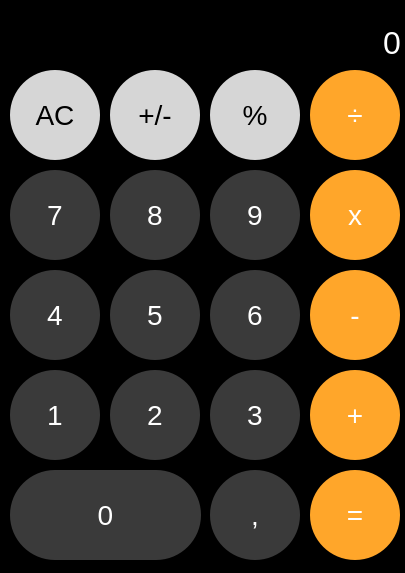
<?xml version="1.0" encoding="UTF-8"?>
<ui version="4.0">
 <class>MainWindow</class>
 <widget class="QMainWindow" name="MainWindow">
  <property name="geometry">
   <rect>
    <x>0</x>
    <y>0</y>
    <width>405</width>
    <height>573</height>
   </rect>
  </property>
  <property name="minimumSize">
   <size>
    <width>405</width>
    <height>573</height>
   </size>
  </property>
  <property name="maximumSize">
   <size>
    <width>405</width>
    <height>573</height>
   </size>
  </property>
  <property name="font">
   <font>
    <family>Arial</family>
    <weight>75</weight>
    <bold>true</bold>
   </font>
  </property>
  <property name="windowTitle">
   <string>Calculadora muito boa</string>
  </property>
  <property name="windowIcon">
   <iconset>
    <normaloff>icon.ico</normaloff>icon.ico</iconset>
  </property>
  <property name="styleSheet">
   <string notr="true">background-color: rgb(0, 0, 0);</string>
  </property>
  <widget class="QWidget" name="centralwidget">
   <widget class="QPushButton" name="btn7">
    <property name="geometry">
     <rect>
      <x>10</x>
      <y>170</y>
      <width>90</width>
      <height>90</height>
     </rect>
    </property>
    <property name="font">
     <font>
      <family>Arial</family>
      <pointsize>21</pointsize>
     </font>
    </property>
    <property name="styleSheet">
     <string notr="true">color: rgb(255, 255, 255);
background-color: rgb(58, 58, 58);
border-radius: 45%;</string>
    </property>
    <property name="text">
     <string>7</string>
    </property>
   </widget>
   <widget class="QPushButton" name="btn8">
    <property name="geometry">
     <rect>
      <x>110</x>
      <y>170</y>
      <width>90</width>
      <height>90</height>
     </rect>
    </property>
    <property name="font">
     <font>
      <family>Arial</family>
      <pointsize>21</pointsize>
     </font>
    </property>
    <property name="styleSheet">
     <string notr="true">color: rgb(255, 255, 255);
 background-color: rgb(58, 58, 58);
border-radius: 45%;</string>
    </property>
    <property name="text">
     <string>8</string>
    </property>
   </widget>
   <widget class="QPushButton" name="btn9">
    <property name="geometry">
     <rect>
      <x>210</x>
      <y>170</y>
      <width>90</width>
      <height>90</height>
     </rect>
    </property>
    <property name="font">
     <font>
      <family>Arial</family>
      <pointsize>21</pointsize>
     </font>
    </property>
    <property name="styleSheet">
     <string notr="true">color: rgb(255, 255, 255);
background-color: rgb(58, 58, 58);
border-radius: 45%;</string>
    </property>
    <property name="text">
     <string>9</string>
    </property>
   </widget>
   <widget class="QPushButton" name="btnMultiplicacao">
    <property name="geometry">
     <rect>
      <x>310</x>
      <y>170</y>
      <width>90</width>
      <height>90</height>
     </rect>
    </property>
    <property name="font">
     <font>
      <family>Arial</family>
      <pointsize>21</pointsize>
     </font>
    </property>
    <property name="styleSheet">
     <string notr="true">color: rgb(255, 255, 255); 
background-color: rgb(255, 166, 42);
 border-radius: 45%;</string>
    </property>
    <property name="text">
     <string>x</string>
    </property>
   </widget>
   <widget class="QPushButton" name="btnSubtracao">
    <property name="geometry">
     <rect>
      <x>310</x>
      <y>270</y>
      <width>90</width>
      <height>90</height>
     </rect>
    </property>
    <property name="font">
     <font>
      <family>Arial</family>
      <pointsize>21</pointsize>
     </font>
    </property>
    <property name="styleSheet">
     <string notr="true">color: rgb(255, 255, 255); 
background-color: rgb(255, 166, 42);
 border-radius: 45%;</string>
    </property>
    <property name="text">
     <string>-</string>
    </property>
   </widget>
   <widget class="QPushButton" name="btn5">
    <property name="geometry">
     <rect>
      <x>110</x>
      <y>270</y>
      <width>90</width>
      <height>90</height>
     </rect>
    </property>
    <property name="font">
     <font>
      <family>Arial</family>
      <pointsize>21</pointsize>
     </font>
    </property>
    <property name="styleSheet">
     <string notr="true">color: rgb(255, 255, 255);
background-color: rgb(58, 58, 58);
border-radius: 45%;</string>
    </property>
    <property name="text">
     <string>5</string>
    </property>
   </widget>
   <widget class="QPushButton" name="btn4">
    <property name="geometry">
     <rect>
      <x>10</x>
      <y>270</y>
      <width>90</width>
      <height>90</height>
     </rect>
    </property>
    <property name="font">
     <font>
      <family>Arial</family>
      <pointsize>21</pointsize>
     </font>
    </property>
    <property name="styleSheet">
     <string notr="true">color: rgb(255, 255, 255);
background-color: rgb(58, 58, 58);
border-radius: 45%;</string>
    </property>
    <property name="text">
     <string>4</string>
    </property>
   </widget>
   <widget class="QPushButton" name="btn6">
    <property name="geometry">
     <rect>
      <x>210</x>
      <y>270</y>
      <width>90</width>
      <height>90</height>
     </rect>
    </property>
    <property name="font">
     <font>
      <family>Arial</family>
      <pointsize>21</pointsize>
     </font>
    </property>
    <property name="styleSheet">
     <string notr="true">color: rgb(255, 255, 255);
background-color: rgb(58, 58, 58);
border-radius: 45%;</string>
    </property>
    <property name="text">
     <string>6</string>
    </property>
   </widget>
   <widget class="QPushButton" name="btnAdicao">
    <property name="geometry">
     <rect>
      <x>310</x>
      <y>370</y>
      <width>90</width>
      <height>90</height>
     </rect>
    </property>
    <property name="font">
     <font>
      <family>Arial</family>
      <pointsize>21</pointsize>
     </font>
    </property>
    <property name="styleSheet">
     <string notr="true">color: rgb(255, 255, 255); 
background-color: rgb(255, 166, 42);
 border-radius: 45%;</string>
    </property>
    <property name="text">
     <string>+</string>
    </property>
   </widget>
   <widget class="QPushButton" name="btn2">
    <property name="geometry">
     <rect>
      <x>110</x>
      <y>370</y>
      <width>90</width>
      <height>90</height>
     </rect>
    </property>
    <property name="font">
     <font>
      <family>Arial</family>
      <pointsize>21</pointsize>
     </font>
    </property>
    <property name="styleSheet">
     <string notr="true">color: rgb(255, 255, 255);
background-color: rgb(58, 58, 58);
border-radius: 45%;</string>
    </property>
    <property name="text">
     <string>2</string>
    </property>
   </widget>
   <widget class="QPushButton" name="btn1">
    <property name="geometry">
     <rect>
      <x>10</x>
      <y>370</y>
      <width>90</width>
      <height>90</height>
     </rect>
    </property>
    <property name="font">
     <font>
      <family>Arial</family>
      <pointsize>21</pointsize>
     </font>
    </property>
    <property name="toolTipDuration">
     <number>-1</number>
    </property>
    <property name="styleSheet">
     <string notr="true">color: rgb(255, 255, 255);
background-color: rgb(58, 58, 58);
border-radius: 45%;</string>
    </property>
    <property name="text">
     <string>1</string>
    </property>
   </widget>
   <widget class="QPushButton" name="btn3">
    <property name="geometry">
     <rect>
      <x>210</x>
      <y>370</y>
      <width>90</width>
      <height>90</height>
     </rect>
    </property>
    <property name="font">
     <font>
      <family>Arial</family>
      <pointsize>21</pointsize>
     </font>
    </property>
    <property name="styleSheet">
     <string notr="true">color: rgb(255, 255, 255);
background-color: rgb(58, 58, 58);
border-radius: 45%;</string>
    </property>
    <property name="text">
     <string>3</string>
    </property>
   </widget>
   <widget class="QPushButton" name="btnIgual">
    <property name="geometry">
     <rect>
      <x>310</x>
      <y>470</y>
      <width>90</width>
      <height>90</height>
     </rect>
    </property>
    <property name="font">
     <font>
      <family>Arial</family>
      <pointsize>21</pointsize>
     </font>
    </property>
    <property name="styleSheet">
     <string notr="true">color: rgb(255, 255, 255); 
background-color: rgb(255, 166, 42);
 border-radius: 45%;</string>
    </property>
    <property name="text">
     <string>=</string>
    </property>
   </widget>
   <widget class="QPushButton" name="btn0">
    <property name="geometry">
     <rect>
      <x>10</x>
      <y>470</y>
      <width>191</width>
      <height>90</height>
     </rect>
    </property>
    <property name="font">
     <font>
      <family>Arial</family>
      <pointsize>21</pointsize>
     </font>
    </property>
    <property name="styleSheet">
     <string notr="true">color: rgb(255, 255, 255);
background-color: rgb(58, 58, 58);
border-radius: 45%;</string>
    </property>
    <property name="text">
     <string>0</string>
    </property>
   </widget>
   <widget class="QPushButton" name="btnVirgula">
    <property name="geometry">
     <rect>
      <x>210</x>
      <y>470</y>
      <width>90</width>
      <height>90</height>
     </rect>
    </property>
    <property name="font">
     <font>
      <family>Arial</family>
      <pointsize>21</pointsize>
     </font>
    </property>
    <property name="styleSheet">
     <string notr="true">color: rgb(255, 255, 255);
background-color: rgb(58, 58, 58);
border-radius: 45%;</string>
    </property>
    <property name="text">
     <string>,</string>
    </property>
   </widget>
   <widget class="QPushButton" name="btnDivisao">
    <property name="geometry">
     <rect>
      <x>310</x>
      <y>70</y>
      <width>90</width>
      <height>90</height>
     </rect>
    </property>
    <property name="font">
     <font>
      <family>Arial</family>
      <pointsize>21</pointsize>
     </font>
    </property>
    <property name="styleSheet">
     <string notr="true">color: rgb(255, 255, 255); 
background-color: rgb(255, 166, 42);
 border-radius: 45%;</string>
    </property>
    <property name="text">
     <string>÷</string>
    </property>
   </widget>
   <widget class="QPushButton" name="btnPositivoNegativo">
    <property name="geometry">
     <rect>
      <x>110</x>
      <y>70</y>
      <width>90</width>
      <height>90</height>
     </rect>
    </property>
    <property name="font">
     <font>
      <family>Arial</family>
      <pointsize>21</pointsize>
      <weight>50</weight>
      <bold>false</bold>
     </font>
    </property>
    <property name="styleSheet">
     <string notr="true">background-color: rgb(214, 214, 214);
 border-radius: 45%;</string>
    </property>
    <property name="text">
     <string>+/-</string>
    </property>
   </widget>
   <widget class="QPushButton" name="btnClear">
    <property name="geometry">
     <rect>
      <x>10</x>
      <y>70</y>
      <width>90</width>
      <height>90</height>
     </rect>
    </property>
    <property name="font">
     <font>
      <family>Arial</family>
      <pointsize>21</pointsize>
      <weight>50</weight>
      <bold>false</bold>
     </font>
    </property>
    <property name="styleSheet">
     <string notr="true">background-color: rgb(214, 214, 214);
 border-radius: 45%;</string>
    </property>
    <property name="text">
     <string>AC</string>
    </property>
   </widget>
   <widget class="QPushButton" name="btnPorcentagem">
    <property name="geometry">
     <rect>
      <x>210</x>
      <y>70</y>
      <width>90</width>
      <height>90</height>
     </rect>
    </property>
    <property name="font">
     <font>
      <family>Arial</family>
      <pointsize>21</pointsize>
      <weight>50</weight>
      <bold>false</bold>
      <stylestrategy>PreferDefault</stylestrategy>
     </font>
    </property>
    <property name="styleSheet">
     <string notr="true">background-color: rgb(214, 214, 214);
 border-radius: 45%;</string>
    </property>
    <property name="text">
     <string>%</string>
    </property>
   </widget>
   <widget class="QLabel" name="outputLabel">
    <property name="geometry">
     <rect>
      <x>0</x>
      <y>0</y>
      <width>401</width>
      <height>61</height>
     </rect>
    </property>
    <property name="maximumSize">
     <size>
      <width>401</width>
      <height>61</height>
     </size>
    </property>
    <property name="font">
     <font>
      <family>Arial</family>
      <pointsize>24</pointsize>
      <weight>50</weight>
      <italic>false</italic>
      <bold>false</bold>
      <strikeout>false</strikeout>
      <stylestrategy>PreferAntialias</stylestrategy>
      <kerning>true</kerning>
     </font>
    </property>
    <property name="styleSheet">
     <string notr="true">color: rgb(255, 255, 255);</string>
    </property>
    <property name="text">
     <string>0</string>
    </property>
    <property name="textFormat">
     <enum>Qt::AutoText</enum>
    </property>
    <property name="alignment">
     <set>Qt::AlignBottom|Qt::AlignRight|Qt::AlignTrailing</set>
    </property>
   </widget>
  </widget>
 </widget>
 <resources/>
 <connections/>
</ui>
